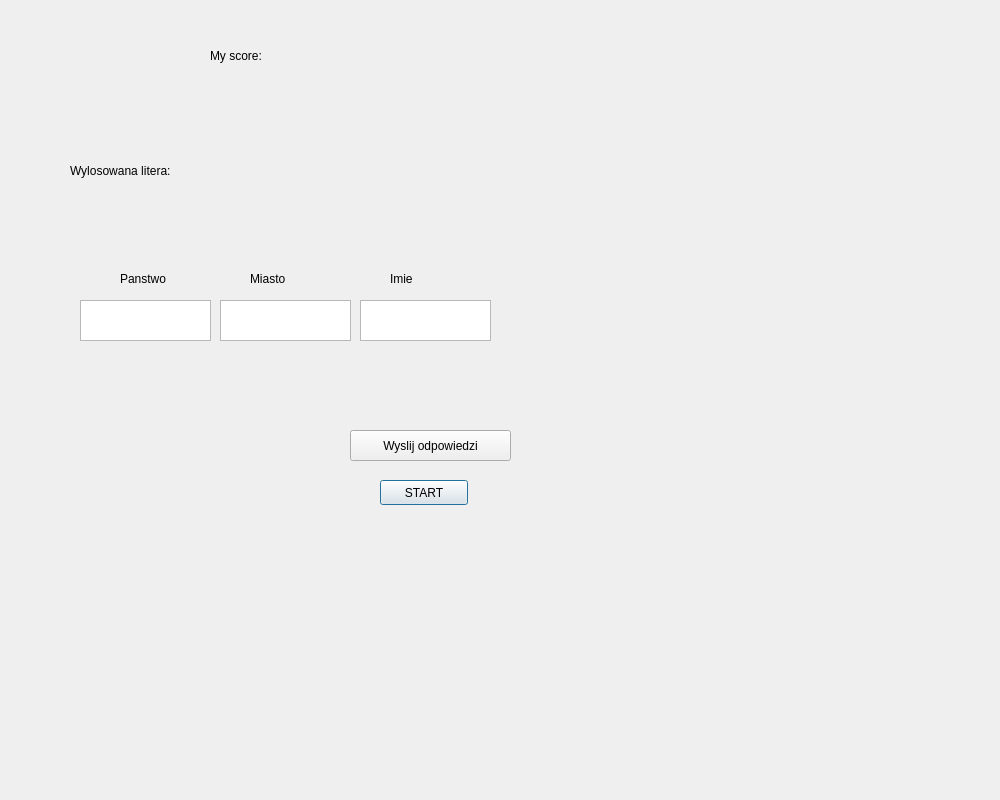
<?xml version="1.0" encoding="UTF-8"?>
<ui version="4.0">
 <class>Dialog</class>
 <widget class="QDialog" name="Dialog">
  <property name="geometry">
   <rect>
    <x>0</x>
    <y>0</y>
    <width>1000</width>
    <height>800</height>
   </rect>
  </property>
  <property name="windowTitle">
   <string>Dialog</string>
  </property>
  <widget class="QWidget" name="widget" native="true">
   <property name="geometry">
    <rect>
     <x>0</x>
     <y>0</y>
     <width>1001</width>
     <height>801</height>
    </rect>
   </property>
   <widget class="QPushButton" name="gameButtonStart">
    <property name="geometry">
     <rect>
      <x>380</x>
      <y>480</y>
      <width>88</width>
      <height>25</height>
     </rect>
    </property>
    <property name="text">
     <string>START</string>
    </property>
   </widget>
   <widget class="QLabel" name="gameLabelMyScore">
    <property name="geometry">
     <rect>
      <x>210</x>
      <y>40</y>
      <width>121</width>
      <height>31</height>
     </rect>
    </property>
    <property name="text">
     <string>My score:</string>
    </property>
   </widget>
   <widget class="QLabel" name="gameLabelPlayer1">
    <property name="geometry">
     <rect>
      <x>510</x>
      <y>30</y>
      <width>121</width>
      <height>21</height>
     </rect>
    </property>
    <property name="text">
     <string/>
    </property>
   </widget>
   <widget class="QLabel" name="gameLabelPlayer2">
    <property name="geometry">
     <rect>
      <x>510</x>
      <y>50</y>
      <width>121</width>
      <height>21</height>
     </rect>
    </property>
    <property name="text">
     <string/>
    </property>
   </widget>
   <widget class="QLabel" name="gameLabelPlayer3">
    <property name="geometry">
     <rect>
      <x>510</x>
      <y>70</y>
      <width>121</width>
      <height>21</height>
     </rect>
    </property>
    <property name="text">
     <string/>
    </property>
   </widget>
   <widget class="QLabel" name="gameLabelPlayer4">
    <property name="geometry">
     <rect>
      <x>510</x>
      <y>90</y>
      <width>121</width>
      <height>21</height>
     </rect>
    </property>
    <property name="text">
     <string/>
    </property>
   </widget>
   <widget class="QLabel" name="gameLabelPlayer8">
    <property name="geometry">
     <rect>
      <x>510</x>
      <y>110</y>
      <width>121</width>
      <height>21</height>
     </rect>
    </property>
    <property name="text">
     <string/>
    </property>
   </widget>
   <widget class="QLabel" name="gameLabelPlayer5">
    <property name="geometry">
     <rect>
      <x>510</x>
      <y>130</y>
      <width>121</width>
      <height>21</height>
     </rect>
    </property>
    <property name="text">
     <string/>
    </property>
   </widget>
   <widget class="QLabel" name="gameLabelPlayer6">
    <property name="geometry">
     <rect>
      <x>510</x>
      <y>150</y>
      <width>121</width>
      <height>21</height>
     </rect>
    </property>
    <property name="text">
     <string/>
    </property>
   </widget>
   <widget class="QLabel" name="gameLabelPlayer7">
    <property name="geometry">
     <rect>
      <x>510</x>
      <y>170</y>
      <width>121</width>
      <height>21</height>
     </rect>
    </property>
    <property name="text">
     <string/>
    </property>
   </widget>
   <widget class="QLabel" name="label">
    <property name="geometry">
     <rect>
      <x>70</x>
      <y>160</y>
      <width>131</width>
      <height>21</height>
     </rect>
    </property>
    <property name="text">
     <string>Wylosowana litera:</string>
    </property>
   </widget>
   <widget class="QLabel" name="letterLabel">
    <property name="geometry">
     <rect>
      <x>210</x>
      <y>160</y>
      <width>66</width>
      <height>17</height>
     </rect>
    </property>
    <property name="text">
     <string/>
    </property>
   </widget>
   <widget class="QTextEdit" name="countryTextEdit">
    <property name="geometry">
     <rect>
      <x>80</x>
      <y>300</y>
      <width>131</width>
      <height>41</height>
     </rect>
    </property>
   </widget>
   <widget class="QTextEdit" name="cityTextEdit">
    <property name="geometry">
     <rect>
      <x>220</x>
      <y>300</y>
      <width>131</width>
      <height>41</height>
     </rect>
    </property>
   </widget>
   <widget class="QLabel" name="label_2">
    <property name="geometry">
     <rect>
      <x>120</x>
      <y>270</y>
      <width>66</width>
      <height>17</height>
     </rect>
    </property>
    <property name="text">
     <string>Panstwo</string>
    </property>
   </widget>
   <widget class="QLabel" name="label_3">
    <property name="geometry">
     <rect>
      <x>250</x>
      <y>270</y>
      <width>66</width>
      <height>17</height>
     </rect>
    </property>
    <property name="text">
     <string>Miasto</string>
    </property>
   </widget>
   <widget class="QTextEdit" name="nameTextEdit">
    <property name="geometry">
     <rect>
      <x>360</x>
      <y>300</y>
      <width>131</width>
      <height>41</height>
     </rect>
    </property>
   </widget>
   <widget class="QLabel" name="label_4">
    <property name="geometry">
     <rect>
      <x>390</x>
      <y>270</y>
      <width>66</width>
      <height>17</height>
     </rect>
    </property>
    <property name="text">
     <string>Imie</string>
    </property>
   </widget>
   <widget class="QPushButton" name="gameButtonSend">
    <property name="geometry">
     <rect>
      <x>350</x>
      <y>430</y>
      <width>161</width>
      <height>31</height>
     </rect>
    </property>
    <property name="text">
     <string>Wyslij odpowiedzi</string>
    </property>
   </widget>
  </widget>
 </widget>
 <resources/>
 <connections/>
</ui>
